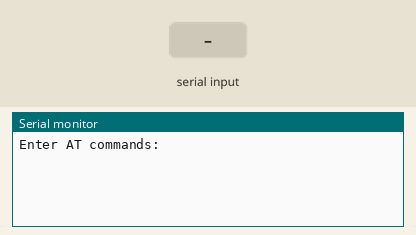
The sketch below on a simulated Arduino Uno, built with avr-gcc and run on an emulated ATmega328P. Parts: the last lines printed to the serial monitor. The inputs (shaded band) are chosen by the test bench.

Above: at 1.2 s.
1.3 s: "1" received over the second serial link
At 2.5 s:
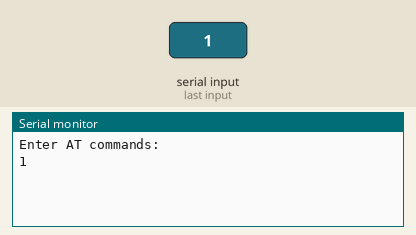
2.8 s: "0" received over the second serial link
At 3.6 s:
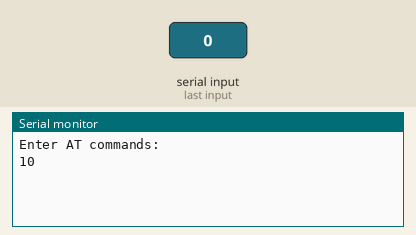

The sketch:

Bluetooth_Code.ino
```cpp
#include <SoftwareSerial.h>

const int txPin = 11;
const int rxPin = 12;

SoftwareSerial BTSerial(rxPin, txPin); // RX, TX

void setup() {
  Serial.begin(9600);
  Serial.println("Enter AT commands:");
  BTSerial.begin(38400);
}

void loop() {
  if (BTSerial.available())
    Serial.write(BTSerial.read());
  if (Serial.available())
    BTSerial.write(Serial.read());
}
```

Measured:
- after the input at 1.3 s, the serial monitor: prints a new line at once (image 1)
- after the input at 2.8 s, the serial monitor: prints a new line at once (image 2)
